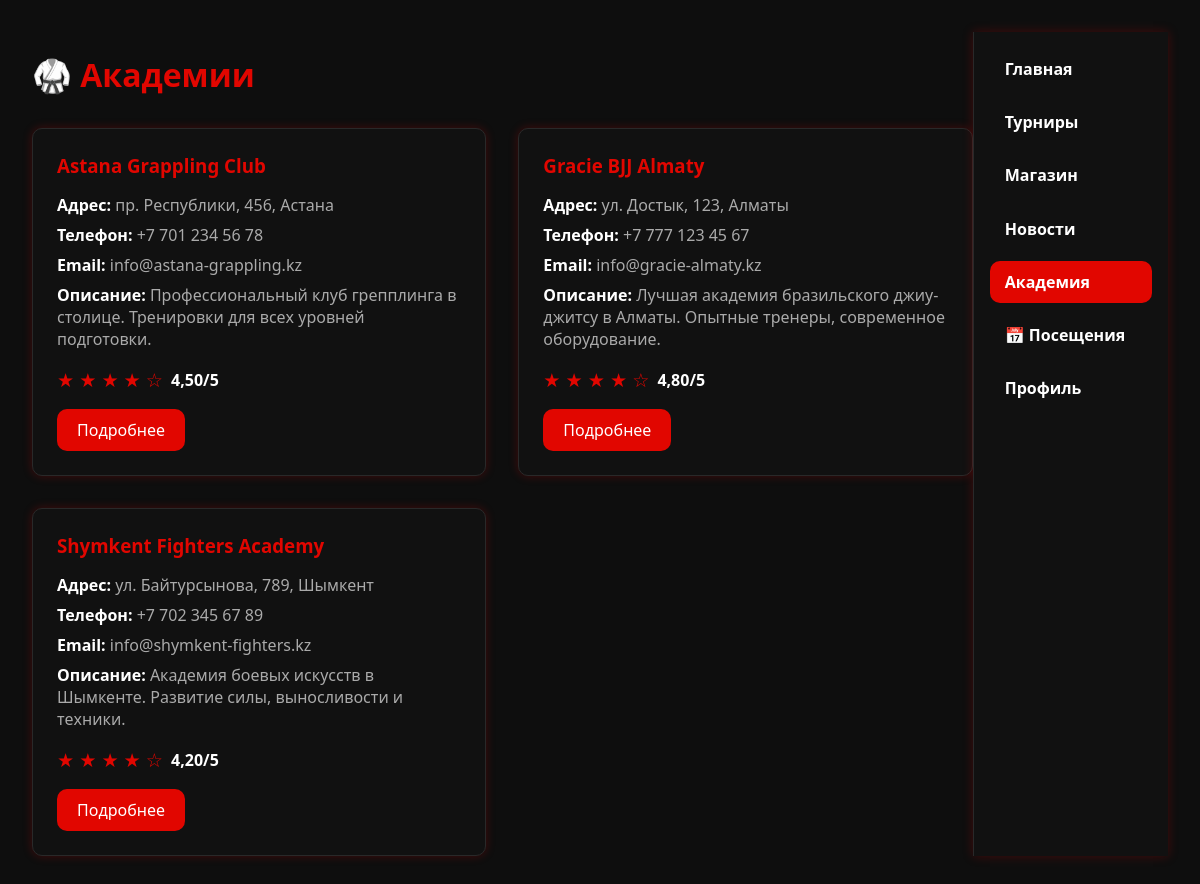
The app's page /gyms/ (signed in) with its own data.
### gyms/models.py (models this page shows, shortened)
class Gym(models.Model):
    name = models.CharField(max_length=200, verbose_name="Название академии")
    address = models.TextField(verbose_name="Адрес")
    phone = models.CharField(max_length=20, verbose_name="Телефон")
    email = models.EmailField(verbose_name="Email")
    description = models.TextField(blank=True, verbose_name="Описание")
    image = models.ImageField(upload_to="gyms/", blank=True, null=True, verbose_name="Фото")
    rating = models.DecimalField(
        max_digits=3,
        decimal_places=2,
        default=Decimal("0.00"),
        validators=[MinValueValidator(0), MaxValueValidator(5)],
        verbose_name="Рейтинг",
    )
    is_active = models.BooleanField(default=True, verbose_name="Активна")
    created_at = models.DateTimeField(auto_now_add=True, verbose_name="Дата создания")
    updated_at = models.DateTimeField(auto_now=True, verbose_name="Дата обновления")
    class Meta:
        verbose_name = "Академия"
        verbose_name_plural = "Академии"
        ordering = ["name"]

### gyms/views.py (the view)
# urls.py: path("", views.gym_list, name="list"),
@login_required
def gym_list(request):
    gyms = Gym.objects.filter(is_active=True)
    return render(request, "gyms/list.html", {"gyms": gyms})

### templates/gyms/list.html (shortened to what this page needs)
<!DOCTYPE html>
<html lang="ru">
  <head>
  </head>
  <body>
    <div class="container">
      <h1>🥋 Академии</h1>
      <div class="gyms-grid">
        {% if gyms %}
          {% for gym in gyms %}
            <div class="gym-card">
              <h3>{{ gym.name }}</h3>
              <div class="gym-info">
                <p>
                  <strong>Адрес:</strong> {{ gym.address }}
                </p>
                <p>
                  <strong>Телефон:</strong> {{ gym.phone }}
                </p>
                <p>
                  <strong>Email:</strong> {{ gym.email }}
                </p>
                {% if gym.description %}
                  <p>
                    <strong>Описание:</strong> {{ gym.description|truncatewords:20 }}
                  </p>
                {% endif %}
              </div>
              <div class="rating">
                <div class="rating-stars">
                  {% for i in "12345" %}
                    {% if forloop.counter <= gym.rating %}
                      ★
                    {% else %}
                      ☆
                    {% endif %}
                  {% endfor %}
                </div>
                <div class="rating-value">{{ gym.rating }}/5</div>
              </div>
              <a href="{% url 'gyms:detail' gym.pk %}" class="view-button">Подробнее</a>
            </div>
          {% endfor %}
        {% else %}
          <p>Пока нет доступных академий</p>
        {% endif %}
      </div>
    </div>
    <nav>
      <a href="{% url 'dashboard:home' %}">Главная</a>
      <a href="{% url 'tournaments:list' %}">Турниры</a>
      <a href="{% url 'store:list' %}">Магазин</a>
      <a href="{% url 'announcements:list' %}">Новости</a>
      <a href="{% url 'gyms:list' %}" class="active">Академия</a>
      <a href="{% url 'attendance:list' %}">📅 Посещения</a>
      <a href="{% url 'users:profile' %}">Профиль</a>
    </nav>
  </body>
</html>

### templates/gyms/list.html (style rules this page uses)
:root { --bg: #0e0e0e; --fg: #ffffff; --accent: #e10600; --input-bg: #1a1a1a; --border: #292929; --radius: 10px; --shadow: 0 0 10px rgba(225, 6, 0, 0.25); }
body { background: var(--bg); color: var(--fg); font-family: 'Segoe UI', Tahoma, Geneva, Verdana, sans-serif; margin: 0; padding: 2rem; }
.container { max-width: 1200px; margin: 0 auto; }
h1, h2 { color: var(--accent); }
.gyms-grid { display: grid; grid-template-columns: repeat(auto-fit, minmax(350px, 1fr)); gap: 2rem; margin-top: 2rem; }
.gym-card { background: #111; border: 1px solid var(--border); border-radius: var(--radius); padding: 1.5rem; box-shadow: var(--shadow); transition: transform 0.3s ease; }
.gym-card h3 { color: var(--accent); margin-top: 0; margin-bottom: 1rem; }
.gym-info { margin-bottom: 1rem; }
.gym-info p { margin: 0.5rem 0; color: #aaa; }
.gym-info strong { color: var(--fg); }
.rating { display: flex; align-items: center; margin-bottom: 1rem; }
.rating-stars { color: var(--accent); font-size: 1.2rem; }
.rating-value { margin-left: 0.5rem; font-weight: bold; }
.view-button { background: var(--accent); border: none; padding: 10px 20px; border-radius: var(--radius); color: white; text-decoration: none; display: inline-block; transition: background 0.3s ease; }
nav { background-color: #111; border-left: 1px solid var(--border); width: 200px; box-shadow: var(--shadow); display: flex; flex-direction: column; padding: 1rem; box-sizing: border-box; }
nav a { color: var(--fg); text-decoration: none; padding: 10px 15px; border-radius: var(--radius); margin-bottom: 0.7rem; font-weight: 600; transition: background-color 0.3s; }
nav a:hover, nav a.active { background-color: var(--accent); color: #fff; }
body { display: flex; flex-direction: row; }

### records on screen
Gym: name "Astana Grappling Club", address "пр. Республики, 456, Астана", phone "+7 701 234 56 78", email "info@astana-grappling.kz", description "Профессиональный клуб грепплинга в столице. Тренировки для всех уровней подготовки.", rating "4,50"
Gym: name "Gracie BJJ Almaty", address "ул. Достык, 123, Алматы", phone "+7 777 123 45 67", email "info@gracie-almaty.kz", description "Лучшая академия бразильского джиу-джитсу в Алматы. Опытные тренеры, современное оборудование.", rating "4,80"
Gym: name "Shymkent Fighters Academy", address "ул. Байтурсынова, 789, Шымкент", phone "+7 702 345 67 89", email "info@shymkent-fighters.kz", description "Академия боевых искусств в Шымкенте. Развитие силы, выносливости и техники.", rating "4,20"
